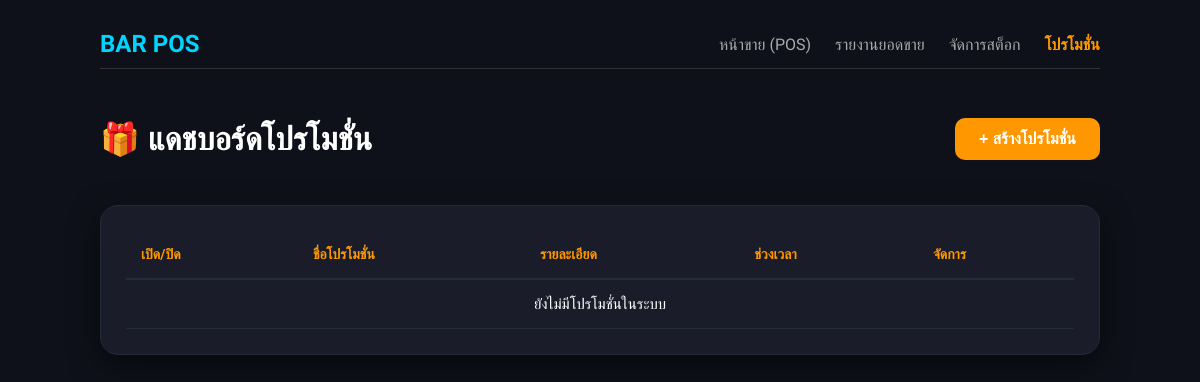
Page /promotions.php on the earlier database version.
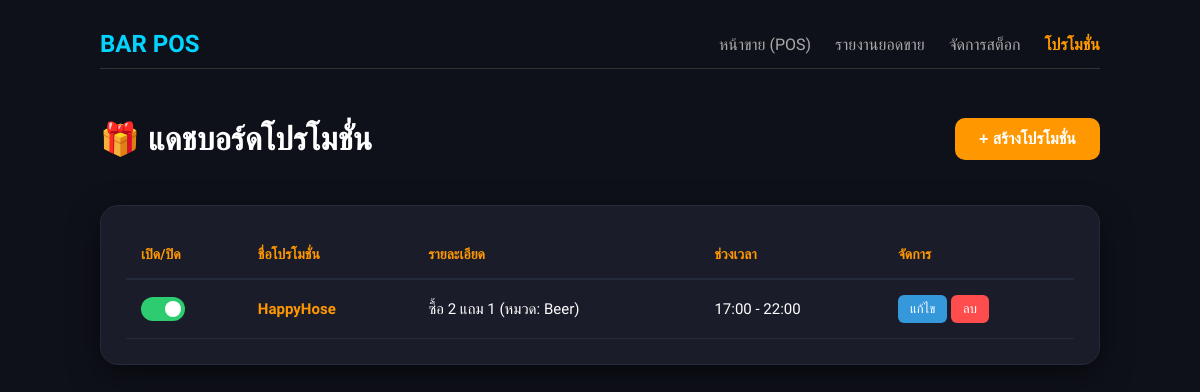
Same page on the later database version.
### tables this page shows
CREATE TABLE `promotions` (
  `id` int(11) NOT NULL,
  `name` varchar(255) NOT NULL,
  `promo_type` varchar(50) NOT NULL,
  `target_category` varchar(100) DEFAULT NULL,
  `target_item` text DEFAULT NULL,
  `condition_qty` int(11) DEFAULT 0,
  `reward_qty` int(11) DEFAULT 0,
  `discount_percent` decimal(5,2) DEFAULT 0.00,
  `start_time` time DEFAULT NULL,
  `end_time` time DEFAULT NULL,
  `is_active` tinyint(1) DEFAULT 1
);

### promotions.php (the view, shortened to what this page needs)
<?php
require 'config.php';
?>
<!DOCTYPE html>
<html lang="th">
<head>
</head>
<body>
    <div class="container">
        <div class="nav-bar">
            <h2 style="margin:0; color:#00d4ff;">BAR POS</h2>
            <div class="nav-links">
                <a href="index.php">หน้าขาย (POS)</a>
                <a href="sales_report.php">รายงานยอดขาย</a>
                <a href="stock_report.php">จัดการสต็อก</a>
                <a href="promotions.php" class="active">โปรโมชั่น</a>
            </div>
        </div>
        <div class="page-header">
            <h1>🎁 แดชบอร์ดโปรโมชั่น</h1>
            <button class="btn-add-main" onclick="openAddModal()">+ สร้างโปรโมชั่น</button>
        </div>
        <div class="card">
            <table>
                <thead>
                    <tr>
                        <th>เปิด/ปิด</th>
                        <th>ชื่อโปรโมชั่น</th>
                        <th>รายละเอียด</th>
                        <th>ช่วงเวลา</th>
                        <th>จัดการ</th>
                    </tr>
                </thead>
                <tbody>
                    <?php
                    $sql = "SELECT * FROM promotions ORDER BY id DESC";
                    $result = $conn->query($sql);
                    if($result && $result->num_rows > 0) {
                        while($row = $result->fetch_assoc()) {
                            $checked = $row['is_active'] ? 'checked' : '';
                            $details = "";
                            $item_text = "";
                            if($row['promo_type'] == 'discount_percent') {
                                $details = "ลด {$row['discount_percent']}% (หมวด: {$row['target_category']}{$item_text})";
                            } else {
                                $details = "ซื้อ {$row['condition_qty']} แถม {$row['reward_qty']} (หมวด: {$row['target_category']}{$item_text})";
                            }
                            $timeStr = ($row['start_time'] && $row['end_time'])
                                ? date('H:i', strtotime($row['start_time'])) . " - " . date('H:i', strtotime($row['end_time']))
                                : "ตลอดเวลา";
                            $safeRow = htmlspecialchars(json_encode($row), ENT_QUOTES, 'UTF-8');
                            echo "<tr>";
                            echo "<td>
                                    <label class='switch'>
                                        <input type='checkbox' $checked onchange='toggleActive({$row['id']}, this.checked)'>
                                        <span class='slider'></span>
                                    </label>
                                  </td>";
                            echo "<td><strong style='color:#ff9800;'>{$row['name']}</strong></td>";
                            echo "<td>$details</td>";
                            echo "<td>$timeStr</td>";
                            echo "<td>
                                    <button class='btn-edit' onclick='openEditModal($safeRow)'>แก้ไข</button>
                                    <button class='btn-delete' onclick='deletePromotion({$row['id']})'>ลบ</button>
                                  </td>";
                            echo "</tr>";
                        }
                    } else {
                        echo "<tr><td colspan='5' style='text-align:center;'>ยังไม่มีโปรโมชั่นในระบบ</td></tr>";
                    }
                    ?>
                </tbody>
            </table>
        </div>
    </div>
</body>
</html>

Differences in the rows shown:
added promotions: name "HappyHose", details "ซื้อ 2 แถม 1 (หมวด: Beer)", timeStr "17:00 - 22:00"
Other differences:
text no longer shown: "ยังไม่มีโปรโมชั่นในระบบ"
